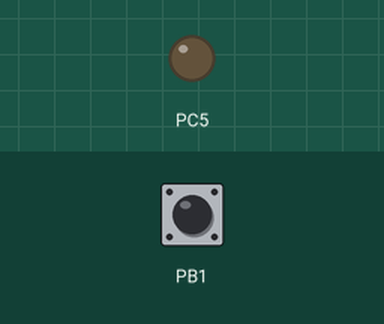
A program run on a simulated ATmega328P, built with avr-gcc and emulated at 1 MHz. Shown: output pins drawn as LEDs (lit = HIGH). The test bench sets the inputs (shaded band); at power-on: PB1 HIGH.

Above: at 1.2 s.
1.3 s: PB1 pulled LOW for 0.15 s
At 1.37 s:
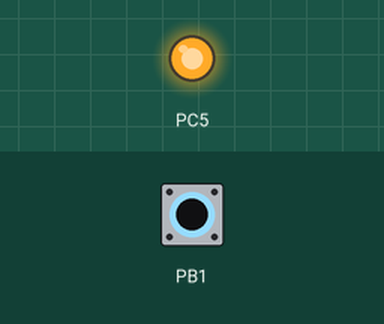
2.9 s: PB1 pulled LOW for 3.2 s
At 6.7 s:
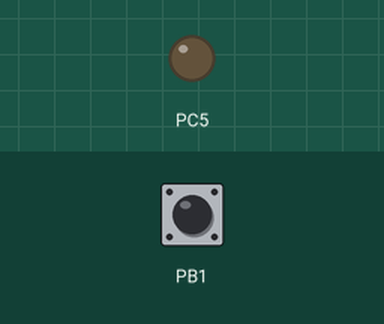
Timing chart, 0 to 8.2 s (numbered marks = the images above; inputs shaded):
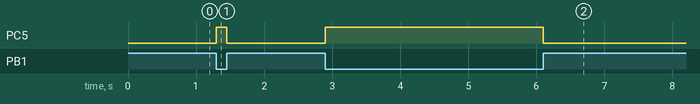

The program:

main.c
```c
#include <avr/io.h>

#define F_CPU 1000000UL

int main (void)
{
    DDRC |= 1 << PINC5; //set PORTC-PIN5 as output
    PORTC &= ~(1<<PINC5);
    DDRB &= ~(1 << PINB1); //set PORTB-PIN1 as input
    PORTB |= (1<<PINB1);

    //while (1)
    //{
    //  PORTC ^= 1 << PINC5;
    //  if (bit_is_clear(PINB, 1)) {
    //    _delay_ms(60);
    //  } else {
    //    _delay_ms(200);
    //  }
    //}

    while (1)
    {
        if (bit_is_clear(PINB, 1)) {
            PORTC |= (1<<PINC5);
        } else {
            PORTC &= ~(1<<PINC5);
        }

    }
}
```

Measured:
- after the input at 1.3 s, PC5: LOW → HIGH at once, → LOW 0.15 s later
- after the input at 2.9 s, PC5: LOW → HIGH at once, → LOW 3.2 s later
